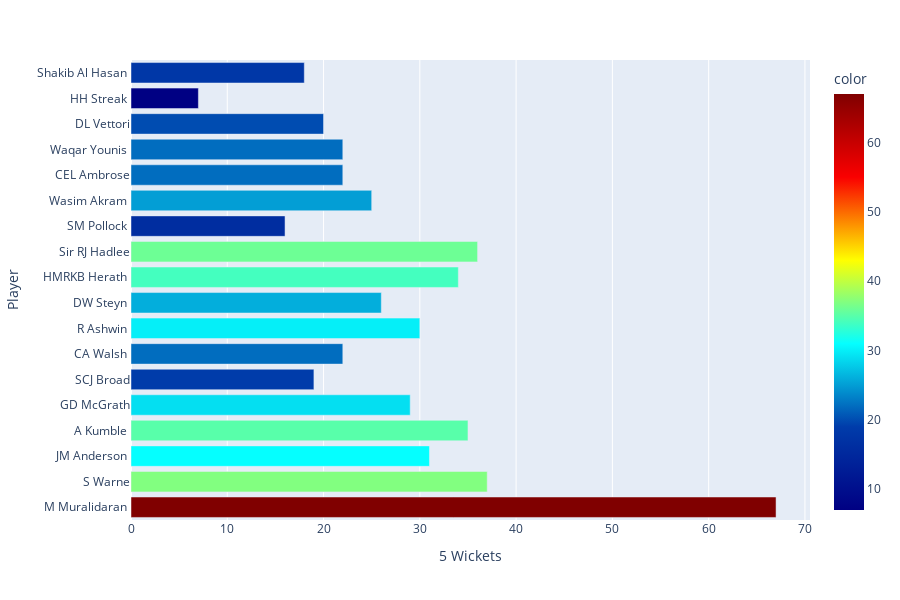

Source (notebook cell):
### Markdown cell above
<div class="alert alert-block alert-danger" id ='6'>
<h1 style="color:blue; font-size:30px;">6. Most 5 and 10 wickets in a match:</h1> 
</div>

### Code cell
df = px.data.tips()
fig = px.bar(Group_data, y=Group_data['Player '].head(2).values, x=Group_data['5'].head(2).values,
             color=Group_data['5'].head(2),
             labels={'x':'5 Wickets','y':'Player'}, height=600,color_continuous_scale=px.colors.sequential.Jet)
fig.show()

### Figure 1 — Plotly figure (JSON) as saved in the notebook; plotly's stock layout.template omitted (floating-point values rounded to 4 significant figures)
{"data": [{"alignmentgroup": "True", "hovertemplate": "5 Wickets=%{x}<br>Player=%{y}<br>color=%{marker.color}<extra></extra>", "legendgroup": "", "marker": {"color": [67, 37, 31, 35, 29, 19, 22, 30, 26, 34, 36, 16, 25, 22, 22, 20, 7, 18], "coloraxis": "coloraxis", "pattern": {"shape": ""}}, "name": "", "offsetgroup": "", "orientation": "h", "showlegend": false, "textposition": "auto", "type": "bar", "x": [67, 37, 31, 35, 29, 19, 22, 30, 26, 34, 36, 16, 25, 22, 22, 20, 7, 18], "xaxis": "x", "y": ["M Muralidaran ", "S Warne", "JM Anderson ", "A Kumble ", "GD McGrath", "SCJ Broad", "CA Walsh ", "R Ashwin ", "DW Steyn ", "HMRKB Herath ", "Sir RJ Hadlee", "SM Pollock ", "Wasim Akram ", "CEL Ambrose", "Waqar Younis ", "DL Vettori", "HH Streak ", "Shakib Al Hasan "], "yaxis": "y"}], "layout": {"barmode": "relative", "coloraxis": {"colorbar": {"title": {"text": "color"}}, "colorscale": [[0, "rgb(0,0,131)"], [0.2, "rgb(0,60,170)"], [0.4, "rgb(5,255,255)"], [0.6, "rgb(255,255,0)"], [0.8, "rgb(250,0,0)"], [1, "rgb(128,0,0)"]]}, "height": 600, "legend": {"tracegroupgap": 0}, "margin": {"t": 60}, "xaxis": {"anchor": "y", "domain": [0, 1], "title": {"text": "5 Wickets"}}, "yaxis": {"anchor": "x", "domain": [0, 1], "title": {"text": "Player"}}}}
